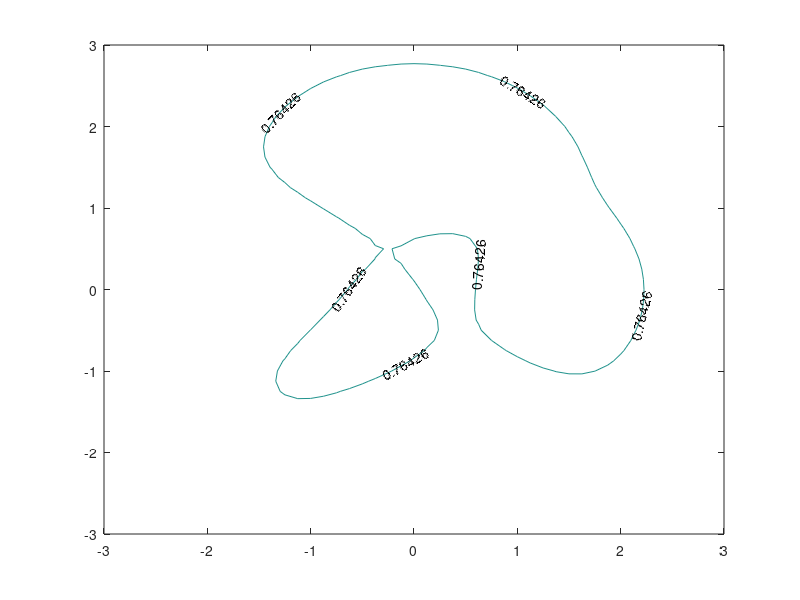

MATLAB code for this plot:
clc
clear all
close all

[X,Y,Z] = peaks;
v = [1];
contour(X,Y,Z,v, 'ShowText', 'on')

% "v = [1];" is equivalent to "v = 1;"
% and the outcome is to show one contour line
% See https://ww2.mathworks.cn/help/matlab/ref/contour.html
